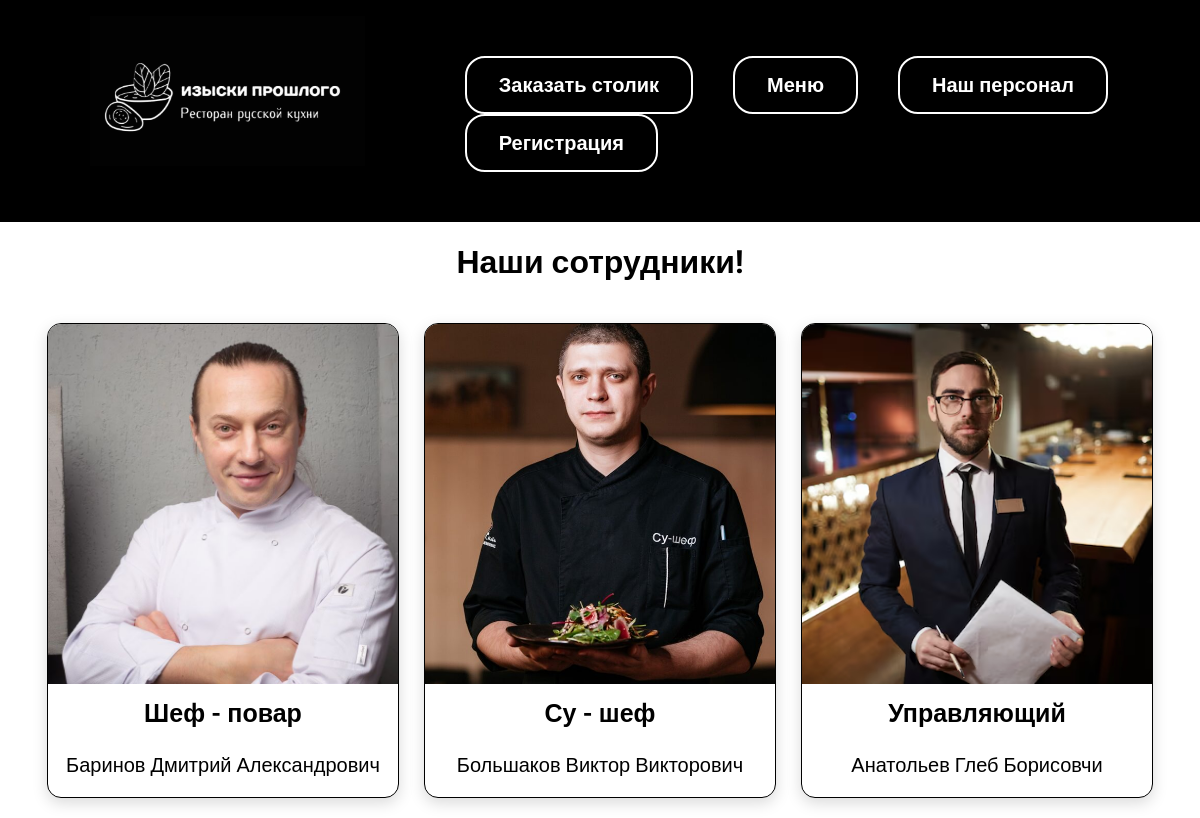
Page /personal/ on the committed database.
### view/models.py (models this page shows, shortened)
class Personal(models.Model):
    name = models.CharField(max_length=50)
    job = models.CharField(max_length=100)
    image = models.ImageField(upload_to='images/')

### view/views.py (the view)
# urls.py: path('personal/', views.personal, name='personal'),
def personal(request):
    personal_prof = Personal.objects.all()
    return render(request, 'view/personal.html', {"personal": personal_prof})

### view/templates/view/personal.html
{% extends 'view/base.html' %}
{% load static %}
{% block content %}
<div class="center_pers"><h1>Наши сотрудники!</h1></div>
<div class="column">
    {% for item in personal %}
    <div class="personal-card">
        <img class="personal-image" src="{{ item.image.url }}">
        <div class="menu-content">
            <h3 class="job">{{ item.job }}</h3>
            <p class="personal-name">{{ item.name }}</p>
        </div>
    </div>
    {% endfor %}
</div>
{% endblock %}

### view/static/css/styleDip.css (style rules this page uses)
body { font-family: "Roboto", sans-serif; background: #ffffff; padding: 0; margin: 0; }
.column { display: flex; flex-direction: row; flex-wrap: nowrap; justify-content: center; gap: 25px; padding: 20px; max-width: 100%; margin: 0 auto; overflow-x: auto; }
.personal-card { background: white; border-radius: 14px; overflow: hidden; box-shadow: 0 5px 15px rgba(0, 0, 0, 0.15); transition: all 0.3s ease; border: 1px solid #000000; position: relative; max-width: 350px; }
.personal-name { align-items: start; justify-content: center; display: flex; font-size: 20px; margin-top: 15px; }
.job { align-items: center; justify-content: center; display: flex; font-size: 25px; margin-top: 15px; }
.center_pers { text-align: center; }
.personal-image { width: 360px; height: 360px; object-fit: cover; display: block; transition: transform 0.5s; }

### rows in the picture
Personal: image (picture), job "Шеф - повар", name "Баринов Дмитрий Александрович"
Personal: image (picture), job "Су - шеф", name "Большаков Виктор Викторович"
Personal: image (picture), job "Управляющий", name "Анатольев Глеб Борисовчи"
